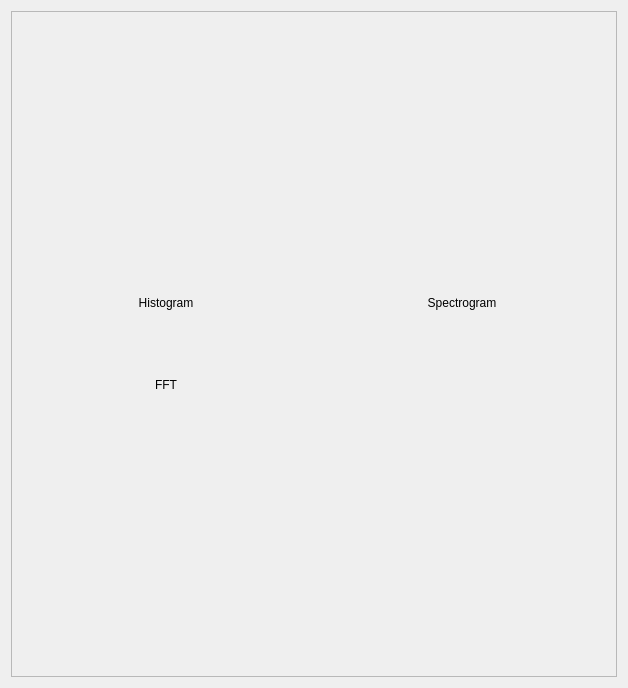
<?xml version="1.0" encoding="UTF-8"?>
<ui version="4.0">
 <class>Form</class>
 <widget class="QWidget" name="Form">
  <property name="geometry">
   <rect>
    <x>0</x>
    <y>0</y>
    <width>628</width>
    <height>688</height>
   </rect>
  </property>
  <property name="windowTitle">
   <string>Microphonics Plots</string>
  </property>
  <layout class="QVBoxLayout" name="verticalLayout">
   <item>
    <widget class="QFrame" name="frame">
     <property name="enabled">
      <bool>true</bool>
     </property>
     <property name="frameShape">
      <enum>QFrame::StyledPanel</enum>
     </property>
     <property name="frameShadow">
      <enum>QFrame::Raised</enum>
     </property>
     <layout class="QVBoxLayout" name="verticalLayout_2">
      <item>
       <layout class="QGridLayout" name="gridLayout">
        <item row="4" column="0">
         <layout class="QGridLayout" name="PlotFFT"/>
        </item>
        <item row="3" column="0">
         <widget class="QLabel" name="label_2">
          <property name="sizePolicy">
           <sizepolicy hsizetype="Preferred" vsizetype="Minimum">
            <horstretch>0</horstretch>
            <verstretch>0</verstretch>
           </sizepolicy>
          </property>
          <property name="maximumSize">
           <size>
            <width>16777215</width>
            <height>60</height>
           </size>
          </property>
          <property name="text">
           <string>FFT</string>
          </property>
          <property name="alignment">
           <set>Qt::AlignCenter</set>
          </property>
         </widget>
        </item>
        <item row="1" column="1">
         <layout class="QGridLayout" name="PlotSpectrogram"/>
        </item>
        <item row="2" column="0">
         <widget class="QLabel" name="label_3">
          <property name="maximumSize">
           <size>
            <width>16777215</width>
            <height>10</height>
           </size>
          </property>
          <property name="text">
           <string/>
          </property>
         </widget>
        </item>
        <item row="1" column="0">
         <layout class="QGridLayout" name="PlotHistogram"/>
        </item>
        <item row="0" column="0">
         <widget class="QLabel" name="label">
          <property name="sizePolicy">
           <sizepolicy hsizetype="Preferred" vsizetype="Minimum">
            <horstretch>0</horstretch>
            <verstretch>0</verstretch>
           </sizepolicy>
          </property>
          <property name="maximumSize">
           <size>
            <width>16777215</width>
            <height>60</height>
           </size>
          </property>
          <property name="text">
           <string>Histogram</string>
          </property>
          <property name="alignment">
           <set>Qt::AlignCenter</set>
          </property>
         </widget>
        </item>
        <item row="0" column="1">
         <widget class="QLabel" name="label_4">
          <property name="text">
           <string>Spectrogram</string>
          </property>
          <property name="alignment">
           <set>Qt::AlignCenter</set>
          </property>
         </widget>
        </item>
       </layout>
      </item>
     </layout>
    </widget>
   </item>
  </layout>
 </widget>
 <resources/>
 <connections/>
</ui>
